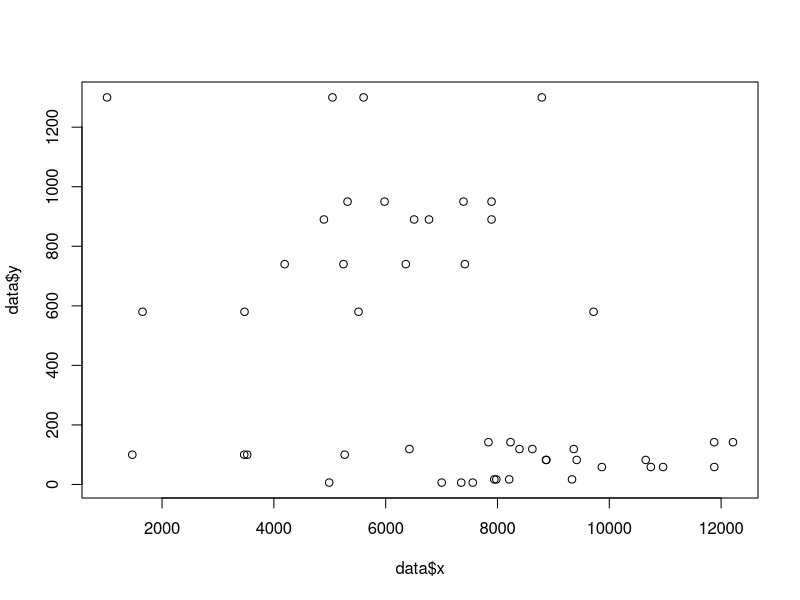

This figure's R source:
# Codice dataset Rock

# Misure di diverse rocce

# La variabile x è numerica (ma niente panico)

# La variabile dipedente è stations, il predittore è la variabile lat

# assegnare il dataset all'oggetto data
data = rock
# rinominare la variabaile dipendente in y
data$y = rock$perm
# rinominare la variabile indipedente in x
data$x = rock$area
# maggiori dettagli sulla x
summary(data$x)

# grafico 
plot(data$y ~ data$x)

# regressione
m = lm(y ~ x, data = data)
# summary del modello
summary(m)